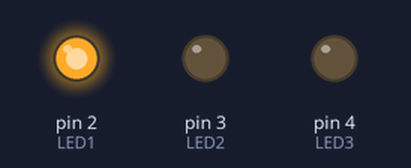
The sketch below on a simulated Arduino Uno, built with avr-gcc and run on an emulated ATmega328P. Shown: output pins drawn as LEDs (lit = HIGH).

Above: at 0.2 s.
At 0.7 s:
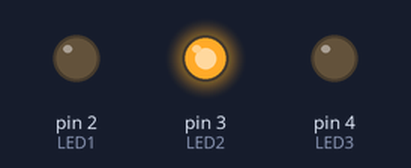
At 2.7 s:
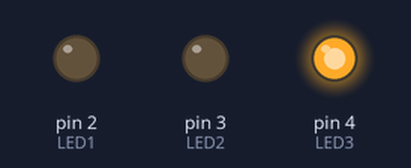
Timing chart, 0 to 3.5 s (numbered marks = the images above):
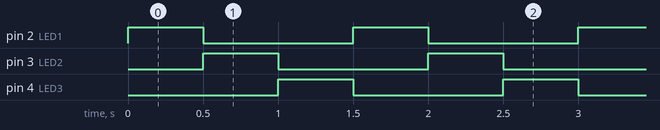

The sketch:

Led_Pattern.ino
```cpp
#define LED1 2
#define LED2 3
#define LED3 4

void setup() {
  pinMode(LED1, OUTPUT);
  pinMode(LED2, OUTPUT);
  pinMode(LED3, OUTPUT);
}

void loop() {
  digitalWrite(LED1, HIGH);
  delay(500);
  digitalWrite(LED1, LOW);
  digitalWrite(LED2, HIGH);
  delay(500);
  digitalWrite(LED2, LOW);
  digitalWrite(LED3, HIGH);
  delay(500);
  digitalWrite(LED3, LOW);
}
```

Measured:
- by itself, pin 2 (LED1), pin 3 (LED2), pin 4 (LED3): alternates HIGH for 0.50 s and LOW for 1.0 s
- by itself, everything shown: repeats every 1.5 s, in 4 steps
